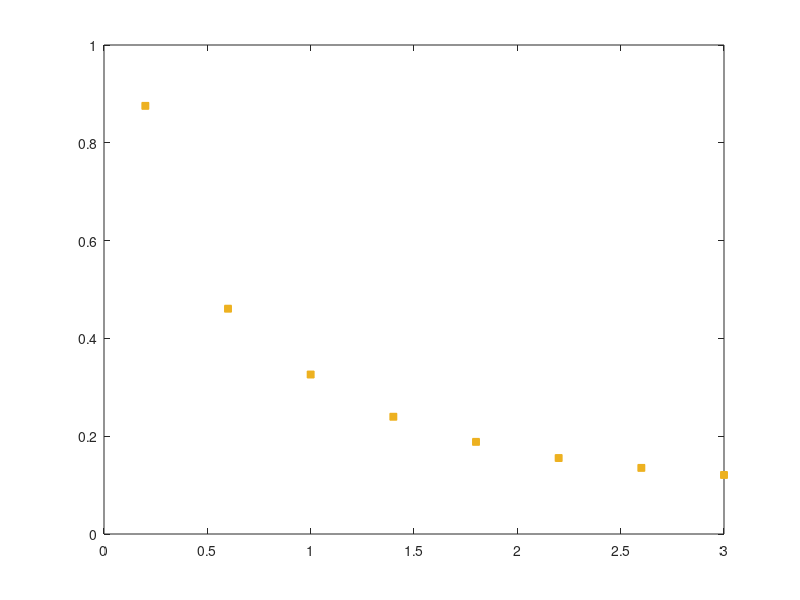

Write the MATLAB code that produced this figure.
% This file generates the theoretical and simulated stability changes of the 
% competitive community matriices as k varies


% This file can be used to generate Fig. 5b

d=1;
sigma=0.05;
S=100;  
C=0.2;
n=50;

val_kesti=0.1:0.1:3.1; 
val_ksimu=0.2:0.4:3;

% theo
i=1;
for k=val_kesti
    
E_abs=sigma*sqrt(k/(k+1));
x_lm=-(d-1)-(S-1)*C*E_abs; 
y_lm=0;
x_rm=-(d-1)+C*E_abs+sqrt(S*C*(sigma^2-C*E_abs^2))*(sigma^2+(1-2*C)*E_abs^2)/(sigma^2-C*E_abs^2);
y_rm=0;
x_um=-(d-1)+C*E_abs;
y_um=sqrt(S*C*(sigma^2-C*E_abs^2))*(sigma^2-E_abs^2)/(sigma^2-C*E_abs^2);

abs_lm=sqrt(x_lm^2+y_lm^2);
abs_rm=sqrt(x_rm^2+y_rm^2);
abs_um=sqrt(x_um^2+y_um^2);

J_abs=[abs_lm,abs_rm,abs_um];
alpha_c(1,i)=-log(max(J_abs));
i=i+1;
end
h_c=plot(val_kesti,alpha_c,'linestyle','-',"Color",[0.9290 0.6940 0.1250],'LineWidth',1)

%simu
m=1;
for k=val_ksimu
a=k;
b=sigma*sqrt(1/(k^2+k));
J=zeros(1,n);
for t=1:n
    M=zeros(S);
for i=1:S
    for j=1:S
        if i==j
            M(i,j)=1-d;
        elseif i>j
                p=rand;
            if p<=C
                    M(i,j)=-gamrnd(a,b);
                    M(j,i)=-gamrnd(a,b);
            end
        end
    end
end
J(1,t)=-log(max(abs(eig(M))));
end
J_mean(3,m)=mean(J);
m=m+1;
end
%
h_cc=plot(val_ksimu,J_mean(3,:),'s','Markersize',5,'MarkerEdgeColor',[0.9290 0.6940 0.1250],'MarkerFaceColor',[0.9290 0.6940 0.1250])
